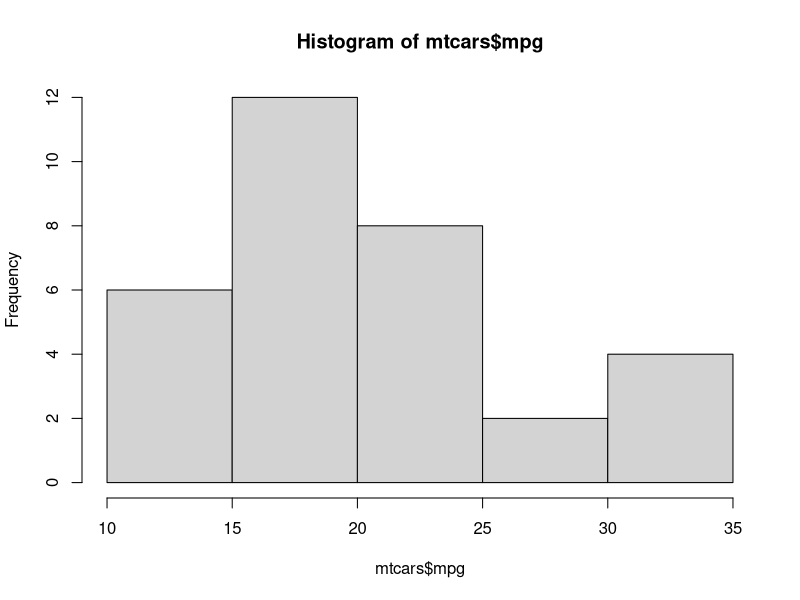
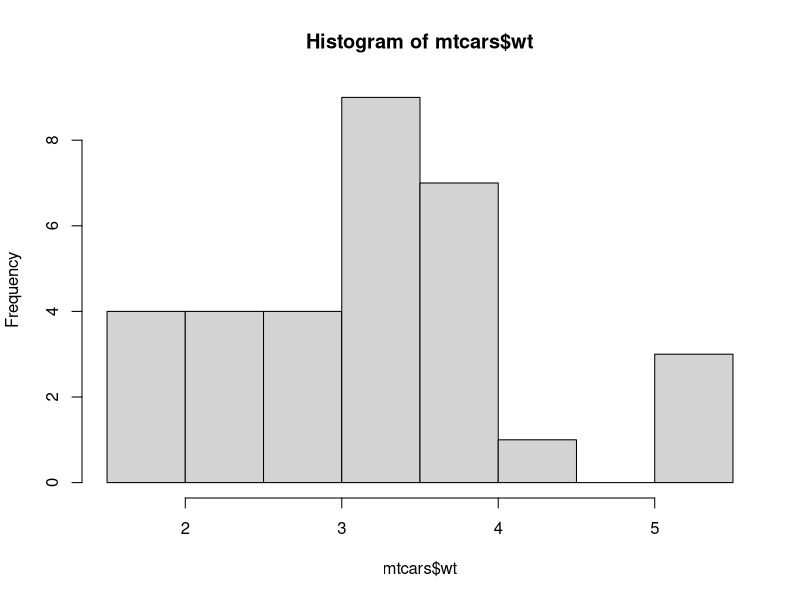
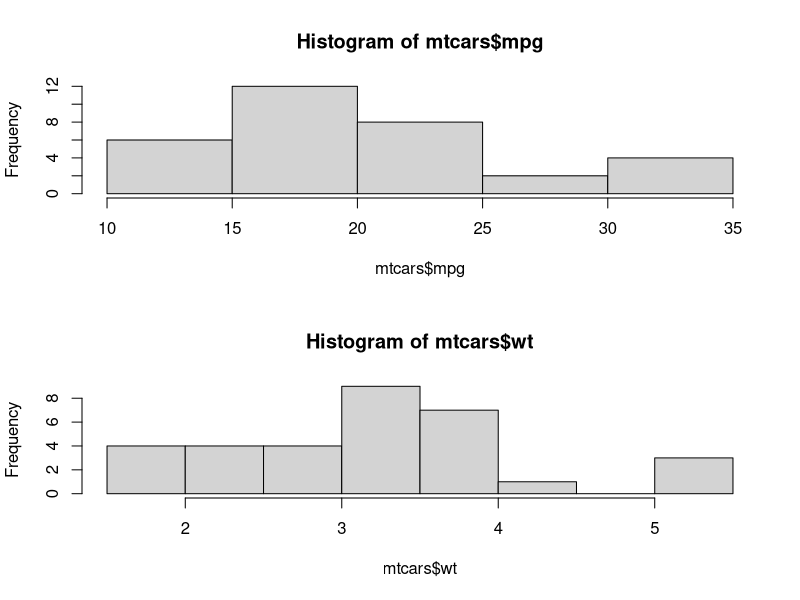
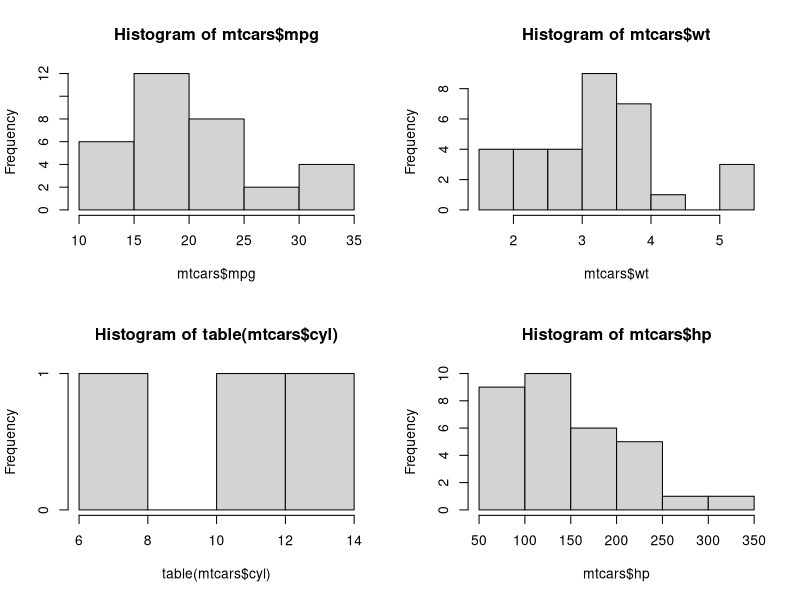

Here is the R script that generated these plots, in order:
#day1
hist(mtcars$mpg)
hist(mtcars$wt)
par(mfrow=c(2,1))
hist(mtcars$mpg)
hist(mtcars$wt)

par(mfrow=c(2,2))
hist(mtcars$mpg)
hist(mtcars$wt)
hist(table(mtcars$cyl))
hist(mtcars$hp)


